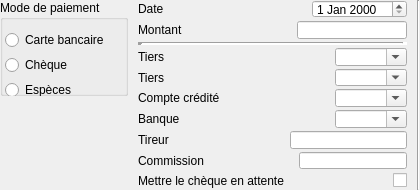
      <widget class="QFrame" name="TypePaiementframe">
       <property name="minimumSize">
        <size>
         <width>420</width>
         <height>190</height>
        </size>
       </property>
       <property name="maximumSize">
        <size>
         <width>420</width>
         <height>190</height>
        </size>
       </property>
       <property name="frameShape">
        <enum>QFrame::NoFrame</enum>
       </property>
       <property name="frameShadow">
        <enum>QFrame::Raised</enum>
       </property>
       <layout class="QHBoxLayout" name="horizontalLayout" stretch="0,0,0">
        <property name="spacing">
         <number>10</number>
        </property>
        <property name="leftMargin">
         <number>0</number>
        </property>
        <property name="topMargin">
         <number>0</number>
        </property>
        <property name="rightMargin">
         <number>0</number>
        </property>
        <property name="bottomMargin">
         <number>0</number>
        </property>
        <item>
         <widget class="QWidget" name="Paiementwidget" native="true">
          <property name="maximumSize">
           <size>
            <width>16777215</width>
            <height>190</height>
           </size>
          </property>
          <layout class="QVBoxLayout" name="verticalLayout_5" stretch="0,0">
           <property name="spacing">
            <number>0</number>
           </property>
           <property name="leftMargin">
            <number>0</number>
           </property>
           <property name="topMargin">
            <number>0</number>
           </property>
           <property name="rightMargin">
            <number>0</number>
           </property>
           <property name="bottomMargin">
            <number>0</number>
           </property>
           <item>
            <widget class="QGroupBox" name="PaiementgroupBox">
             <property name="minimumSize">
              <size>
               <width>0</width>
               <height>96</height>
              </size>
             </property>
             <property name="focusPolicy">
              <enum>Qt::NoFocus</enum>
             </property>
             <property name="title">
              <string>Mode de paiement</string>
             </property>
             <property name="flat">
              <bool>false</bool>
             </property>
             <property name="checkable">
              <bool>false</bool>
             </property>
             <widget class="QRadioButton" name="ChequeradioButton">
              <property name="geometry">
               <rect>
                <x>5</x>
                <y>55</y>
                <width>130</width>
                <height>20</height>
               </rect>
              </property>
              <property name="focusPolicy">
               <enum>Qt::StrongFocus</enum>
              </property>
              <property name="text">
               <string>Chèque</string>
              </property>
             </widget>
             <widget class="QRadioButton" name="CarteCreditradioButton">
              <property name="geometry">
               <rect>
                <x>5</x>
                <y>30</y>
                <width>130</width>
                <height>20</height>
               </rect>
              </property>
              <property name="focusPolicy">
               <enum>Qt::StrongFocus</enum>
              </property>
              <property name="text">
               <string>Carte bancaire</string>
              </property>
             </widget>
             <widget class="QRadioButton" name="EspecesradioButton">
              <property name="geometry">
               <rect>
                <x>5</x>
                <y>80</y>
                <width>130</width>
                <height>20</height>
               </rect>
              </property>
              <property name="focusPolicy">
               <enum>Qt::StrongFocus</enum>
              </property>
              <property name="text">
               <string>Espèces</string>
              </property>
             </widget>
             <widget class="QRadioButton" name="TiersradioButton">
              <property name="geometry">
               <rect>
                <x>5</x>
                <y>105</y>
                <width>130</width>
                <height>20</height>
               </rect>
              </property>
              <property name="text">
               <string>Tiers</string>
              </property>
             </widget>
             <widget class="QRadioButton" name="ImpayeradioButton">
              <property name="geometry">
               <rect>
                <x>5</x>
                <y>130</y>
                <width>130</width>
                <height>20</height>
               </rect>
              </property>
              <property name="text">
               <string>Impayé</string>
              </property>
             </widget>
             <widget class="QRadioButton" name="GratuitradioButton">
              <property name="geometry">
               <rect>
                <x>5</x>
                <y>155</y>
                <width>130</width>
                <height>20</height>
               </rect>
              </property>
              <property name="text">
               <string>Gratuit</string>
              </property>
             </widget>
             <widget class="QRadioButton" name="VirementradioButton">
              <property name="geometry">
               <rect>
                <x>5</x>
                <y>180</y>
                <width>130</width>
                <height>20</height>
               </rect>
              </property>
              <property name="focusPolicy">
               <enum>Qt::StrongFocus</enum>
              </property>
              <property name="text">
               <string>Virement</string>
              </property>
             </widget>
            </widget>
           </item>
           <item>
            <spacer name="verticalSpacer_2">
             <property name="orientation">
              <enum>Qt::Vertical</enum>
             </property>
             <property name="sizeType">
              <enum>QSizePolicy::Expanding</enum>
             </property>
             <property name="sizeHint" stdset="0">
              <size>
               <width>20</width>
               <height>20</height>
              </size>
             </property>
            </spacer>
           </item>
          </layout>
         </widget>
        </item>
        <item>
         <widget class="QWidget" name="Rensgnmtwidget" native="true">
          <property name="minimumSize">
           <size>
            <width>0</width>
            <height>0</height>
           </size>
          </property>
          <property name="maximumSize">
           <size>
            <width>16777215</width>
            <height>350</height>
           </size>
          </property>
          <layout class="QVBoxLayout" name="verticalLayout_2">
           <property name="spacing">
            <number>3</number>
           </property>
           <property name="leftMargin">
            <number>0</number>
           </property>
           <property name="topMargin">
            <number>0</number>
           </property>
           <property name="rightMargin">
            <number>0</number>
           </property>
           <property name="bottomMargin">
            <number>0</number>
           </property>
           <item>
            <widget class="QWidget" name="Datewidget" native="true">
             <layout class="QHBoxLayout" name="horizontalLayout_3">
              <property name="spacing">
               <number>3</number>
              </property>
              <property name="leftMargin">
               <number>0</number>
              </property>
              <property name="topMargin">
               <number>0</number>
              </property>
              <property name="rightMargin">
               <number>0</number>
              </property>
              <property name="bottomMargin">
               <number>0</number>
              </property>
              <item>
               <widget class="QLabel" name="Datelabel">
                <property name="text">
                 <string>Date</string>
                </property>
               </widget>
              </item>
              <item>
               <spacer name="horizontalSpacer_6">
                <property name="orientation">
                 <enum>Qt::Horizontal</enum>
                </property>
                <property name="sizeHint" stdset="0">
                 <size>
                  <width>40</width>
                  <height>28</height>
                 </size>
                </property>
               </spacer>
              </item>
              <item>
               <widget class="QDateEdit" name="dateEdit">
                <property name="buttonSymbols">
                 <enum>QAbstractSpinBox::UpDownArrows</enum>
                </property>
                <property name="maximumDate">
                 <date>
                  <year>2050</year>
                  <month>12</month>
                  <day>31</day>
                 </date>
                </property>
                <property name="minimumDate">
                 <date>
                  <year>1990</year>
                  <month>1</month>
                  <day>1</day>
                 </date>
                </property>
               </widget>
              </item>
             </layout>
            </widget>
           </item>
           <item>
            <widget class="QWidget" name="Montantwidget" native="true">
             <layout class="QHBoxLayout" name="horizontalLayout_4">
              <property name="spacing">
               <number>3</number>
              </property>
              <property name="leftMargin">
               <number>0</number>
              </property>
              <property name="topMargin">
               <number>0</number>
              </property>
              <property name="rightMargin">
               <number>0</number>
              </property>
              <property name="bottomMargin">
               <number>0</number>
              </property>
              <item>
               <widget class="QLabel" name="Montantlabel">
                <property name="text">
                 <string>Montant</string>
                </property>
               </widget>
              </item>
              <item>
               <spacer name="horizontalSpacer_16">
                <property name="orientation">
                 <enum>Qt::Horizontal</enum>
                </property>
                <property name="sizeHint" stdset="0">
                 <size>
                  <width>40</width>
                  <height>28</height>
                 </size>
                </property>
               </spacer>
              </item>
              <item>
               <widget class="QLineEdit" name="MontantlineEdit"/>
              </item>
             </layout>
            </widget>
           </item>
           <item>
            <widget class="Line" name="line_3">
             <property name="lineWidth">
              <number>5</number>
             </property>
             <property name="orientation">
              <enum>Qt::Horizontal</enum>
             </property>
            </widget>
           </item>
           <item>
            <widget class="QWidget" name="Tierswidget" native="true">
             <layout class="QHBoxLayout" name="horizontalLayout_5">
              <property name="spacing">
               <number>3</number>
              </property>
              <property name="leftMargin">
               <number>0</number>
              </property>
              <property name="topMargin">
               <number>0</number>
              </property>
              <property name="rightMargin">
               <number>0</number>
              </property>
              <property name="bottomMargin">
               <number>0</number>
              </property>
              <item>
               <widget class="QLabel" name="TiersPayeurlabel">
                <property name="text">
                 <string>Tiers</string>
                </property>
               </widget>
              </item>
              <item>
               <spacer name="horizontalSpacer_18">
                <property name="orientation">
                 <enum>Qt::Horizontal</enum>
                </property>
                <property name="sizeHint" stdset="0">
                 <size>
                  <width>40</width>
                  <height>28</height>
                 </size>
                </property>
               </spacer>
              </item>
              <item>
               <widget class="QComboBox" name="TierscomboBox">
                <property name="editable">
                 <bool>true</bool>
                </property>
               </widget>
              </item>
             </layout>
            </widget>
           </item>
           <item>
            <widget class="QWidget" name="TypeTierswidget" native="true">
             <layout class="QHBoxLayout" name="horizontalLayout_6">
              <property name="spacing">
               <number>3</number>
              </property>
              <property name="leftMargin">
               <number>0</number>
              </property>
              <property name="topMargin">
               <number>0</number>
              </property>
              <property name="rightMargin">
               <number>0</number>
              </property>
              <property name="bottomMargin">
               <number>0</number>
              </property>
              <item>
               <widget class="QLabel" name="TypeTierslabel">
                <property name="text">
                 <string>Tiers</string>
                </property>
               </widget>
              </item>
              <item>
               <spacer name="horizontalSpacer_19">
                <property name="orientation">
                 <enum>Qt::Horizontal</enum>
                </property>
                <property name="sizeHint" stdset="0">
                 <size>
                  <width>40</width>
                  <height>28</height>
                 </size>
                </property>
               </spacer>
              </item>
              <item>
               <widget class="QComboBox" name="TypeTierscomboBox">
                <property name="editable">
                 <bool>true</bool>
                </property>
               </widget>
              </item>
             </layout>
            </widget>
           </item>
           <item>
            <widget class="QWidget" name="CompteCreditewidget" native="true">
             <layout class="QHBoxLayout" name="horizontalLayout_7">
              <property name="spacing">
               <number>3</number>
              </property>
              <property name="leftMargin">
               <number>0</number>
              </property>
              <property name="topMargin">
               <number>0</number>
              </property>
              <property name="rightMargin">
               <number>0</number>
              </property>
              <property name="bottomMargin">
               <number>0</number>
              </property>
              <item>
               <widget class="QLabel" name="CompteCreditelabel">
                <property name="text">
                 <string>Compte crédité</string>
                </property>
               </widget>
              </item>
              <item>
               <spacer name="horizontalSpacer_20">
                <property name="orientation">
                 <enum>Qt::Horizontal</enum>
                </property>
                <property name="sizeHint" stdset="0">
                 <size>
                  <width>40</width>
                  <height>28</height>
                 </size>
                </property>
               </spacer>
              </item>
              <item>
               <widget class="QComboBox" name="ComptesupComboBox">
                <property name="editable">
                 <bool>true</bool>
                </property>
               </widget>
              </item>
             </layout>
            </widget>
           </item>
           <item>
            <widget class="QWidget" name="Banquewidget" native="true">
             <layout class="QHBoxLayout" name="horizontalLayout_8">
              <property name="spacing">
               <number>3</number>
              </property>
              <property name="leftMargin">
               <number>0</number>
              </property>
              <property name="topMargin">
               <number>0</number>
              </property>
              <property name="rightMargin">
               <number>0</number>
              </property>
              <property name="bottomMargin">
               <number>0</number>
              </property>
              <item>
               <widget class="QLabel" name="Banquelabel">
                <property name="text">
                 <string>Banque</string>
                </property>
               </widget>
              </item>
              <item>
               <spacer name="horizontalSpacer_21">
                <property name="orientation">
                 <enum>Qt::Horizontal</enum>
                </property>
                <property name="sizeHint" stdset="0">
                 <size>
                  <width>40</width>
                  <height>28</height>
                 </size>
                </property>
               </spacer>
              </item>
              <item>
               <widget class="QComboBox" name="BanqueChequecomboBox">
                <property name="editable">
                 <bool>true</bool>
                </property>
                <property name="insertPolicy">
                 <enum>QComboBox::NoInsert</enum>
                </property>
               </widget>
              </item>
             </layout>
            </widget>
           </item>
           <item>
            <widget class="QWidget" name="TireurChequewidget" native="true">
             <layout class="QHBoxLayout" name="horizontalLayout_13">
              <property name="spacing">
               <number>3</number>
              </property>
              <property name="leftMargin">
               <number>0</number>
              </property>
              <property name="topMargin">
               <number>0</number>
              </property>
              <property name="rightMargin">
               <number>0</number>
              </property>
              <property name="bottomMargin">
               <number>0</number>
              </property>
              <item>
               <widget class="QLabel" name="Tireurlabel">
                <property name="text">
                 <string>Tireur</string>
                </property>
               </widget>
              </item>
              <item>
               <spacer name="horizontalSpacer_22">
                <property name="orientation">
                 <enum>Qt::Horizontal</enum>
                </property>
                <property name="sizeHint" stdset="0">
                 <size>
                  <width>40</width>
                  <height>28</height>
                 </size>
                </property>
               </spacer>
              </item>
              <item>
               <widget class="QLineEdit" name="TireurChequelineEdit"/>
              </item>
             </layout>
            </widget>
           </item>
           <item>
            <widget class="QWidget" name="Commissionwidget" native="true">
             <layout class="QHBoxLayout" name="horizontalLayout_14">
              <property name="spacing">
               <number>3</number>
              </property>
              <property name="leftMargin">
               <number>0</number>
              </property>
              <property name="topMargin">
               <number>0</number>
              </property>
              <property name="rightMargin">
               <number>0</number>
              </property>
              <property name="bottomMargin">
               <number>0</number>
              </property>
              <item>
               <widget class="QLabel" name="Commissionlabel">
                <property name="text">
                 <string>Commission</string>
                </property>
               </widget>
              </item>
              <item>
               <spacer name="horizontalSpacer_23">
                <property name="orientation">
                 <enum>Qt::Horizontal</enum>
                </property>
                <property name="sizeHint" stdset="0">
                 <size>
                  <width>40</width>
                  <height>28</height>
                 </size>
                </property>
               </spacer>
              </item>
              <item>
               <widget class="QLineEdit" name="CommissionlineEdit"/>
              </item>
             </layout>
            </widget>
           </item>
           <item>
            <widget class="QWidget" name="AttenteChequewidget" native="true">
             <layout class="QHBoxLayout" name="horizontalLayout_15">
              <property name="spacing">
               <number>3</number>
              </property>
              <property name="leftMargin">
               <number>0</number>
              </property>
              <property name="topMargin">
               <number>0</number>
              </property>
              <property name="rightMargin">
               <number>0</number>
              </property>
              <property name="bottomMargin">
               <number>0</number>
              </property>
              <item>
               <widget class="QLabel" name="EnAttentelabel">
                <property name="text">
                 <string>Mettre le chèque en attente</string>
                </property>
               </widget>
              </item>
              <item>
               <spacer name="horizontalSpacer_24">
                <property name="orientation">
                 <enum>Qt::Horizontal</enum>
                </property>
                <property name="sizeHint" stdset="0">
                 <size>
                  <width>40</width>
                  <height>28</height>
                 </size>
                </property>
               </spacer>
              </item>
              <item>
               <widget class="QCheckBox" name="EnAttentecheckBox">
                <property name="focusPolicy">
                 <enum>Qt::NoFocus</enum>
                </property>
                <property name="text">
                 <string/>
                </property>
               </widget>
              </item>
             </layout>
            </widget>
           </item>
           <item>
            <spacer name="verticalSpacer_5">
             <property name="orientation">
              <enum>Qt::Vertical</enum>
             </property>
             <property name="sizeType">
              <enum>QSizePolicy::Expanding</enum>
             </property>
             <property name="sizeHint" stdset="0">
              <size>
               <width>20</width>
               <height>24</height>
              </size>
             </property>
            </spacer>
           </item>
          </layout>
         </widget>
        </item>
        <item>
         <widget class="Line" name="line">
          <property name="orientation">
           <enum>Qt::Vertical</enum>
          </property>
         </widget>
        </item>
       </layout>
      </widget>
